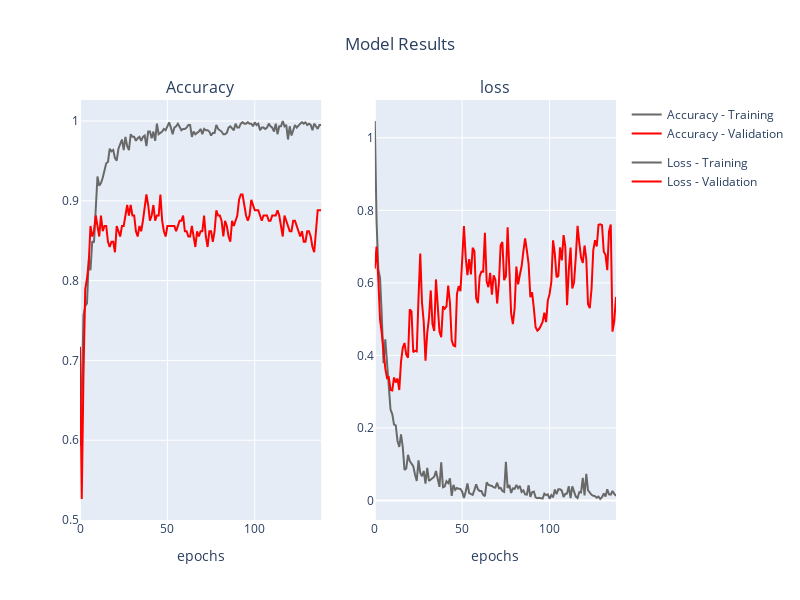

Notebook cell for this chart:
### Code cell
fig = make_subplots(rows=1, cols=2, subplot_titles=("Accuracy", "loss"))

fig.add_trace(
go.Scatter(y = history.history['accuracy'], showlegend = True, name="Accuracy - Training",
                line_color='dimgray', legendgroup = 'Accuracy'),
row=1, col=1)
fig.add_trace(go.Scatter(y = history.history['val_accuracy'], showlegend = True, name="Accuracy - Validation",
                line_color='red', legendgroup = 'Accuracy'))

fig.add_trace(
go.Scatter(y = history.history['loss'], showlegend = True, name="Loss - Training",
                line_color='dimgray', legendgroup = 'Loss'),
row=1, col=2)
fig.add_trace(go.Scatter(y = history.history['val_loss'], showlegend = True, name="Loss - Validation",
                line_color='red', legendgroup = 'Loss'),row=1, col=2)

# Update xaxis properties
fig.update_xaxes(title_text="epochs", row=1, col=1)
fig.update_xaxes(title_text="epochs", row=1, col=2)



fig.update_layout(height=600, width=800, title_text="Model Results", title_x=0.5)
fig.show()

### Figure 1 — Plotly figure (JSON) as saved in the notebook; plotly's stock layout.template omitted (floating-point values rounded to 4 significant figures; data arrays with more than 128 entries replaced by an {"elided": "..."} marker saying what was removed)
{"data": [{"legendgroup": "Accuracy", "line": {"color": "dimgray"}, "name": "Accuracy - Training", "showlegend": true, "type": "scatter", "xaxis": "x", "y": {"elided": "139 float values"}, "yaxis": "y"}, {"legendgroup": "Accuracy", "line": {"color": "red"}, "name": "Accuracy - Validation", "showlegend": true, "type": "scatter", "y": {"elided": "139 float values"}}, {"legendgroup": "Loss", "line": {"color": "dimgray"}, "name": "Loss - Training", "showlegend": true, "type": "scatter", "xaxis": "x2", "y": {"elided": "139 float values"}, "yaxis": "y2"}, {"legendgroup": "Loss", "line": {"color": "red"}, "name": "Loss - Validation", "showlegend": true, "type": "scatter", "xaxis": "x2", "y": {"elided": "139 float values"}, "yaxis": "y2"}], "layout": {"annotations": [{"font": {"size": 16}, "showarrow": false, "text": "Accuracy", "x": 0.225, "xanchor": "center", "xref": "paper", "y": 1, "yanchor": "bottom", "yref": "paper"}, {"font": {"size": 16}, "showarrow": false, "text": "loss", "x": 0.775, "xanchor": "center", "xref": "paper", "y": 1, "yanchor": "bottom", "yref": "paper"}], "height": 600, "title": {"text": "Model Results", "x": 0.5}, "width": 800, "xaxis": {"anchor": "y", "domain": [0, 0.45], "title": {"text": "epochs"}}, "xaxis2": {"anchor": "y2", "domain": [0.55, 1], "title": {"text": "epochs"}}, "yaxis": {"anchor": "x", "domain": [0, 1]}, "yaxis2": {"anchor": "x2", "domain": [0, 1]}}}
